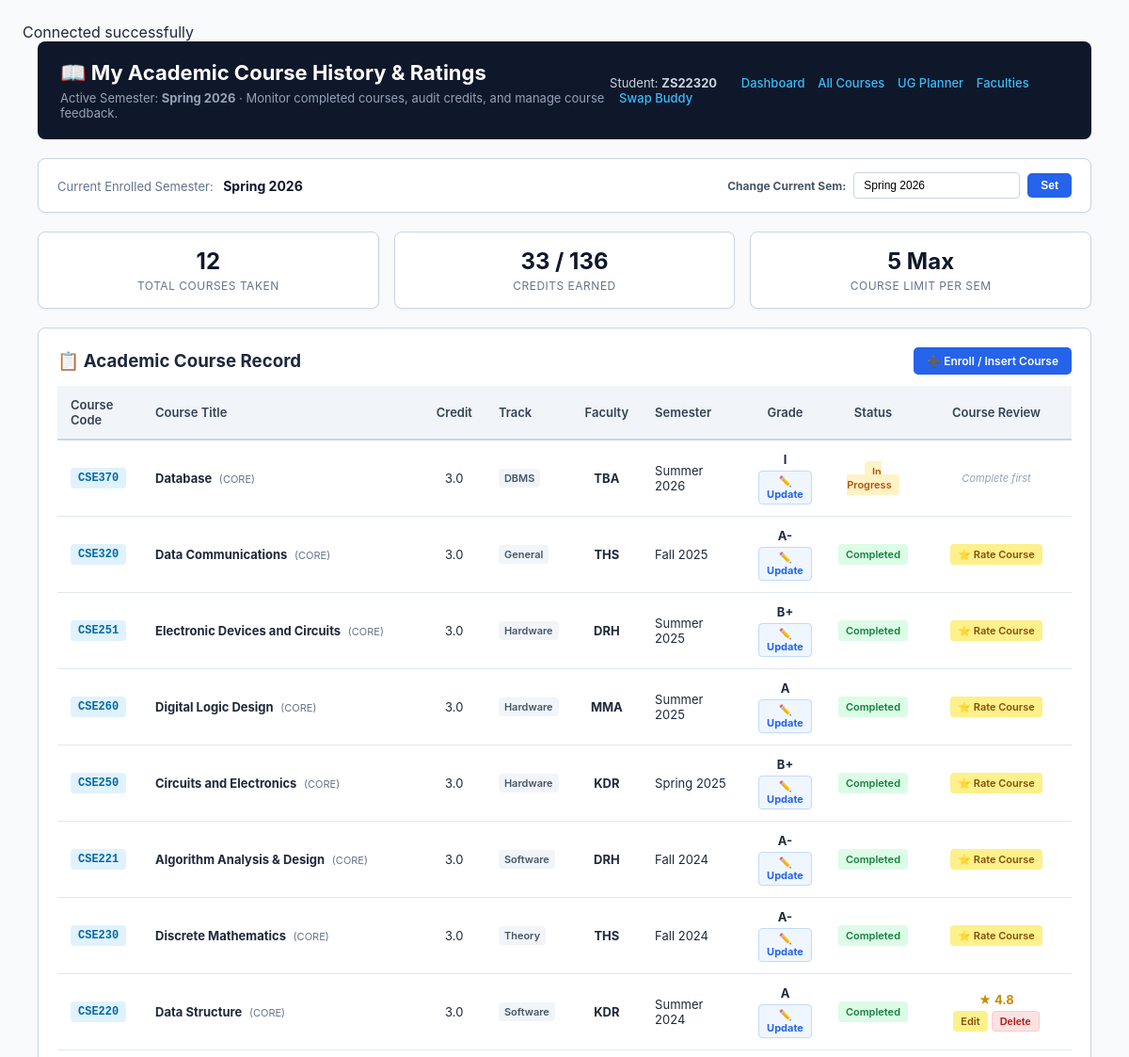
/StudentCourses.php (upper part), run on an earlier commit of the app's database.
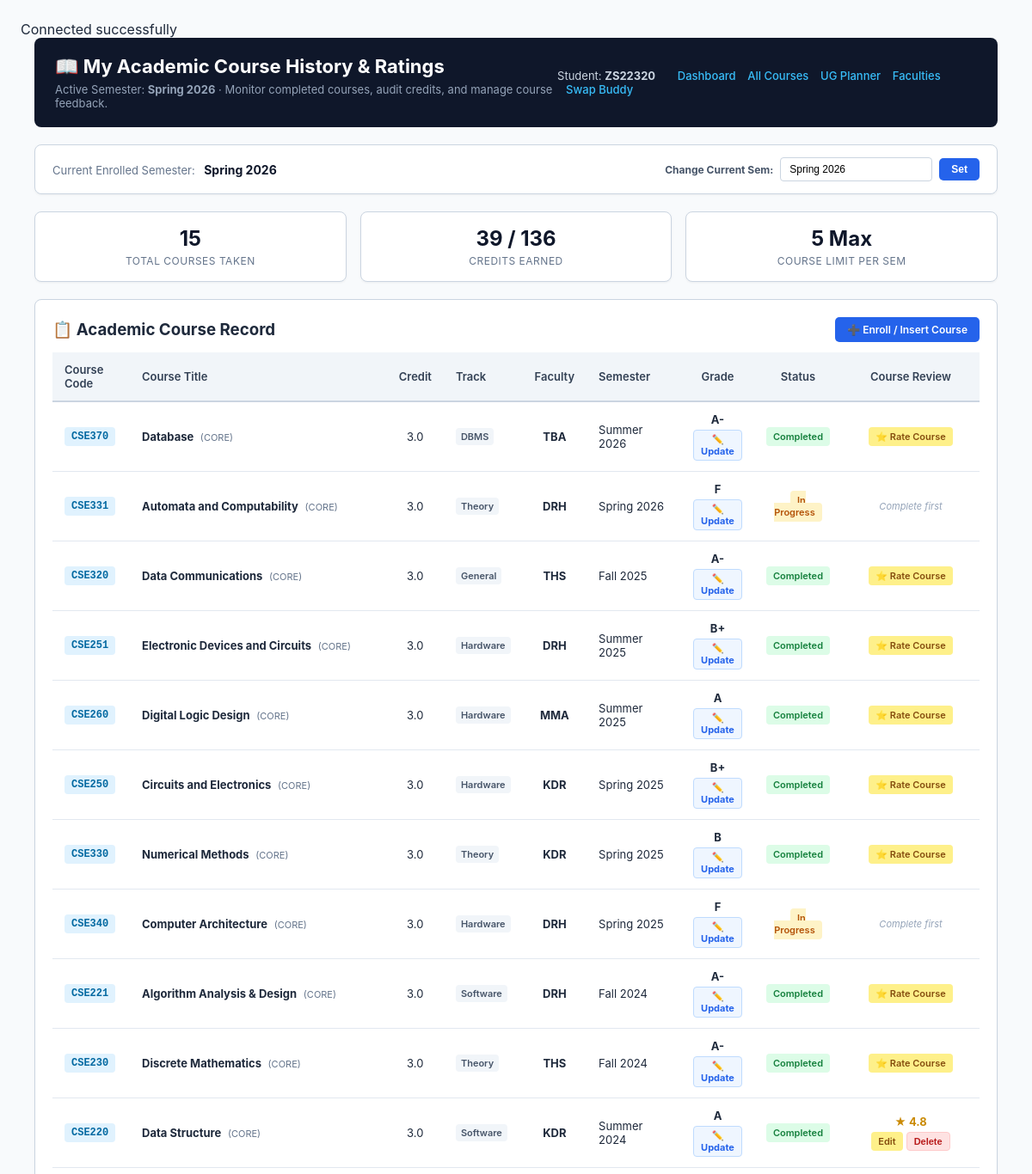
And on a later commit of the database.
### tables this page shows
CREATE TABLE `course_student_took` (
  `recordID` int(11) NOT NULL,
  `userID` varchar(8) NOT NULL,
  `coursecode` varchar(10) NOT NULL,
  `marks` decimal(5,2) NOT NULL DEFAULT 0.00,
  `grade_letter` varchar(3) NOT NULL DEFAULT 'I',
  `grade_point` decimal(3,2) NOT NULL DEFAULT 0.00,
  `faculty_initial` varchar(10) DEFAULT NULL,
  `semester_taken` varchar(20) NOT NULL DEFAULT 'Spring 2026',
  `semester_order` int(6) NOT NULL DEFAULT 20261,
  `is_completed` tinyint(1) NOT NULL DEFAULT 1,
  `enrollment_semester` varchar(30) DEFAULT NULL,
  `grade` decimal(5,2) DEFAULT NULL
);

CREATE TABLE `course` (
  `coursecode` varchar(10) NOT NULL,
  `name` varchar(100) NOT NULL,
  `description` varchar(500) NOT NULL,
  `credit` float NOT NULL DEFAULT 3,
  `total_mark` decimal(3,0) NOT NULL DEFAULT 100,
  `admin` varchar(8) NOT NULL,
  `dept` varchar(20) NOT NULL DEFAULT 'CSE',
  `course_level` int(1) NOT NULL DEFAULT 1,
  `dept_type` enum('CORE','ELECTIVE','COD','GENERAL') NOT NULL DEFAULT 'CORE',
  `track` enum('Software','Hardware','Theory','DBMS','Cybersecurity','General') NOT NULL DEFAULT 'General',
  `has_lab` tinyint(1) NOT NULL DEFAULT 0,
  `has_project` tinyint(1) NOT NULL DEFAULT 0,
  `assessment_type` enum('EXAM_BASED','ASSIGNMENT_BASED') NOT NULL DEFAULT 'EXAM_BASED',
  `lab_assessment_type` enum('NONE','CONTINUOUS_ONLY','EXAM_BASED') NOT NULL DEFAULT 'NONE',
  `avg_teaching_rate` decimal(3,2) NOT NULL DEFAULT 4.00,
  `official_resource_rate` decimal(3,2) NOT NULL DEFAULT 4.00,
  `is_thesis_or_internship` tinyint(1) NOT NULL DEFAULT 0
);

CREATE TABLE `student_review_course` (
  `reviewID` int(11) NOT NULL,
  `student_uID` varchar(8) NOT NULL,
  `coursecode` varchar(10) NOT NULL,
  `rate` float NOT NULL,
  `review` varchar(500) NOT NULL
);

### StudentCourses.php (the view, shortened to what the changed rows need)
  <?php
require_once 'db.php';
$student_id = $_SESSION['userID'] ?? 'ZS22320';
$my_courses_sql = "
    SELECT
        cst.recordID,
        cst.coursecode,
        c.name AS course_name,
        c.credit,
        c.dept_type,
        c.track,
        cst.faculty_initial,
        cst.semester_taken,
        cst.grade_letter,
        cst.grade_point,
        cst.marks,
        cst.is_completed,
        src.rate AS my_rating,
        src.review AS my_review
    FROM course_student_took cst
    JOIN course c ON cst.coursecode = c.coursecode
    LEFT JOIN student_review_course src ON src.student_uID = cst.userID AND src.coursecode = cst.coursecode
    WHERE cst.userID = '$student_id'
    ORDER BY cst.semester_order DESC, cst.coursecode ASC
";
$my_courses_res = mysqli_query($conn, $my_courses_sql);
$total_registered_courses = 0;
$total_credits_completed  = 0;
if ($my_courses_res) {
    while ($row = mysqli_fetch_assoc($my_courses_res)) {
        $total_registered_courses++;
        if ($row['is_completed'] == 1 && $row['grade_letter'] !== 'F') {
            $total_credits_completed += (float)$row['credit'];
        }
    }
    mysqli_data_seek($my_courses_res, 0);
}
?>
<!DOCTYPE html>
<html lang="en">
<head>
</head>
<body>
<div class="container">
    <div class="header">
        <div>
            <h1>📖 My Academic Course History & Ratings</h1>
        </div>
    </div>
    <div class="stats-grid">
        <div class="stat-box">
            <div class="val"><?= $total_registered_courses ?></div>
            <div class="lbl">Total Courses Taken</div>
        </div>
        <div class="stat-box">
            <div class="val"><?= $total_credits_completed ?> / 136</div>
            <div class="lbl">Credits Earned</div>
        </div>
    </div>
    <div class="card">
        <table>
            <thead>
                <tr>
                    <th style="width: 90px;">Course Code</th>
                    <th>Course Title</th>
                    <th style="width: 50px; text-align: center;">Credit</th>
                    <th style="width: 80px;">Track</th>
                    <th style="width: 60px; text-align: center;">Faculty</th>
                    <th style="width: 110px;">Semester</th>
                    <th style="width: 80px; text-align: center;">Grade</th>
                    <th style="width: 90px; text-align: center;">Status</th>
                    <th style="width: 160px; text-align: center;">Course Review</th>
                </tr>
            </thead>
            <tbody>
                <?php if ($my_courses_res && mysqli_num_rows($my_courses_res) > 0): ?>
                    <?php while ($c = mysqli_fetch_assoc($my_courses_res)): ?>
                        <?php
                            $is_eligible_to_rate = ($c['is_completed'] == 1 && $c['grade_letter'] !== 'F');
                            $has_user_rating     = !empty($c['my_rating']);
                        ?>
                        <tr>
                            <td><span class="badge-code"><?= htmlspecialchars($c['coursecode']) ?></span></td>
                            <td>
                                <strong><?= htmlspecialchars($c['course_name']) ?></strong>
                                <span style="font-size: 11px; color: #64748b; margin-left: 4px;">(<?= htmlspecialchars($c['dept_type']) ?>)</span>
                            </td>
                            <td style="text-align: center;"><?= number_format($c['credit'], 1) ?></td>
                            <td><span class="badge-track"><?= htmlspecialchars($c['track']) ?></span></td>
                            <td style="text-align: center;"><strong><?= htmlspecialchars($c['faculty_initial'] ?: 'TBA') ?></strong></td>
                            <td><?= htmlspecialchars($c['semester_taken']) ?></td>
                            <td style="text-align: center;">
                                <div style="font-weight: bold;"><?= htmlspecialchars($c['grade_letter']) ?></div>
                                <a href="?edit_grade_id=<?= $c['recordID'] ?>#edit-grade-box" class="btn-edit-grade">
                                    ✏️ Update
                                </a>
                            </td>
                            <td style="text-align: center;">
                                <?php if ($is_eligible_to_rate): ?>
                                    <span class="badge-completed">Completed</span>
                                <?php else: ?>
                                    <span class="badge-progress">In Progress</span>
                                <?php endif; ?>
                            </td>
                            <td style="text-align: center;">
                                <?php if ($is_eligible_to_rate): ?>
                                    <?php if ($has_user_rating): ?>
                                        <div style="color: #ca8a04; font-weight: bold; margin-bottom: 4px;">★ <?= number_format($c['my_rating'], 1) ?></div>
                                        <div style="display: flex; gap: 4px; justify-content: center; align-items: center;">
                                            <a href="?rate_course=<?= urlencode($c['coursecode']) ?>#rate-course-box" class="btn btn-rate">Edit</a>
                                            <form method="POST" action="StudentCourses.php" style="margin: 0; padding: 0; display: inline;">
                                                <button type="submit" class="btn btn-delete">Delete</button>
                                            </form>
                                        </div>
                                    <?php else: ?>
                                        <a href="?rate_course=<?= urlencode($c['coursecode']) ?>#rate-course-box" class="btn btn-rate">⭐ Rate Course</a>
                                    <?php endif; ?>
                                <?php else: ?>
                                    <span style="color: #94a3b8; font-size: 11px; font-style: italic;">Complete first</span>
                                <?php endif; ?>
                            </td>
                        </tr>
                    <?php endwhile; ?>
                <?php endif; ?>
            </tbody>
        </table>
    </div>
</div>
</body>
</html>

What changed in the data, as far as the page shows it:
changed course_student_took "TBA": grade_letter "I" → "A-"; is_completed "In Progress Complete first" → "Completed ⭐ Rate Course"
added course_student_took: coursecode "CSE331", coursecode.name "Automata and Computability", coursecode.dept_type "CORE", coursecode.credit "3.0", coursecode.track "Theory", faculty_initial "DRH", semester_taken "Spring 2026", grade_letter "F", is_completed "In Progress"
added course_student_took: coursecode "CSE330", coursecode.name "Numerical Methods", coursecode.dept_type "CORE", coursecode.credit "3.0", coursecode.track "Theory", faculty_initial "KDR", semester_taken "Spring 2025", grade_letter "B", is_completed "Completed"
added course_student_took: coursecode "CSE340", coursecode.name "Computer Architecture", coursecode.dept_type "CORE", coursecode.credit "3.0", coursecode.track "Hardware", faculty_initial "DRH", semester_taken "Spring 2025", grade_letter "F", is_completed "In Progress"
Also different on the page:
$total_registered_courses: "12" → "15"
$total_credits_completed: "33" → "39"
